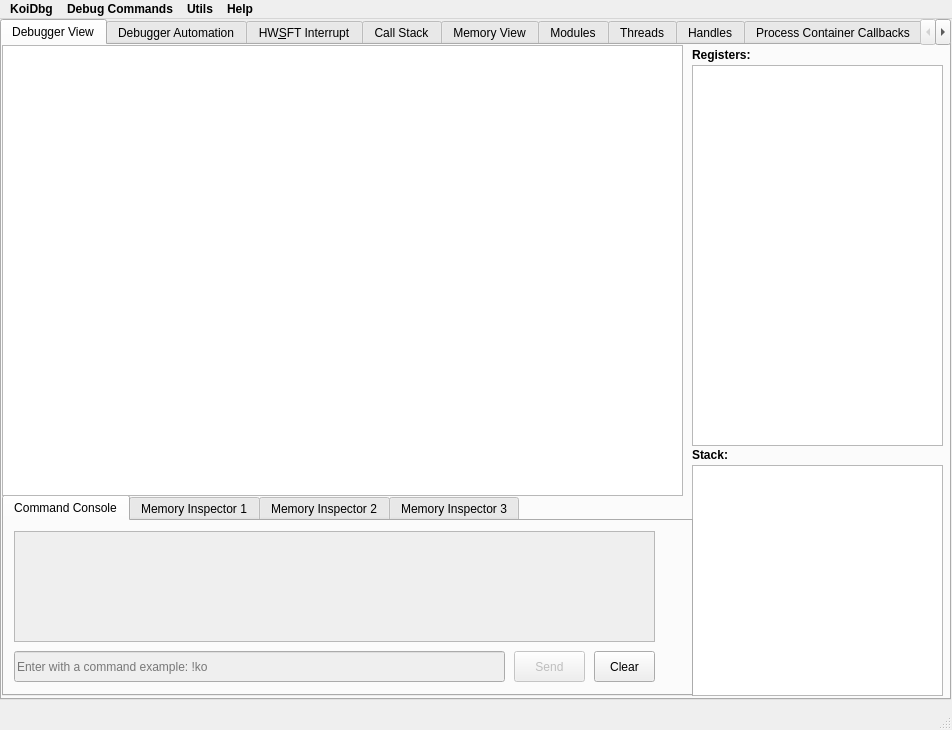
<?xml version="1.0" encoding="UTF-8"?>
<ui version="4.0">
 <class>MainDebuggerWindow</class>
 <widget class="QMainWindow" name="MainDebuggerWindow">
  <property name="geometry">
   <rect>
    <x>0</x>
    <y>0</y>
    <width>952</width>
    <height>730</height>
   </rect>
  </property>
  <property name="windowTitle">
   <string>KoiDbg - Windows ARM64 Reverse Engineering Debugger</string>
  </property>
  <widget class="QWidget" name="centralwidget">
   <widget class="QTabWidget" name="tabWidget">
    <property name="enabled">
     <bool>true</bool>
    </property>
    <property name="geometry">
     <rect>
      <x>0</x>
      <y>0</y>
      <width>951</width>
      <height>681</height>
     </rect>
    </property>
    <property name="currentIndex">
     <number>0</number>
    </property>
    <widget class="QWidget" name="tab">
     <attribute name="title">
      <string>Debugger View</string>
     </attribute>
     <widget class="QListView" name="lstRegisters">
      <property name="geometry">
       <rect>
        <x>690</x>
        <y>20</y>
        <width>251</width>
        <height>381</height>
       </rect>
      </property>
      <property name="font">
       <font>
        <bold>true</bold>
       </font>
      </property>
     </widget>
     <widget class="QLabel" name="label">
      <property name="geometry">
       <rect>
        <x>690</x>
        <y>0</y>
        <width>63</width>
        <height>20</height>
       </rect>
      </property>
      <property name="font">
       <font>
        <bold>true</bold>
       </font>
      </property>
      <property name="text">
       <string>Registers:</string>
      </property>
     </widget>
     <widget class="QLabel" name="label_2">
      <property name="geometry">
       <rect>
        <x>690</x>
        <y>400</y>
        <width>63</width>
        <height>20</height>
       </rect>
      </property>
      <property name="font">
       <font>
        <bold>true</bold>
       </font>
      </property>
      <property name="text">
       <string>Stack:</string>
      </property>
     </widget>
     <widget class="QListView" name="lstStack">
      <property name="geometry">
       <rect>
        <x>690</x>
        <y>420</y>
        <width>251</width>
        <height>231</height>
       </rect>
      </property>
      <property name="font">
       <font>
        <fontweight>DemiBold</fontweight>
       </font>
      </property>
     </widget>
     <widget class="QTabWidget" name="tabWidget_2">
      <property name="geometry">
       <rect>
        <x>0</x>
        <y>450</y>
        <width>691</width>
        <height>201</height>
       </rect>
      </property>
      <property name="currentIndex">
       <number>0</number>
      </property>
      <widget class="QWidget" name="tab_15">
       <attribute name="title">
        <string>Command Console</string>
       </attribute>
       <widget class="QTextEdit" name="outCommandConsole">
        <property name="enabled">
         <bool>false</bool>
        </property>
        <property name="geometry">
         <rect>
          <x>10</x>
          <y>10</y>
          <width>641</width>
          <height>111</height>
         </rect>
        </property>
        <property name="readOnly">
         <bool>true</bool>
        </property>
       </widget>
       <widget class="QLineEdit" name="lnCommand">
        <property name="enabled">
         <bool>false</bool>
        </property>
        <property name="geometry">
         <rect>
          <x>10</x>
          <y>130</y>
          <width>491</width>
          <height>31</height>
         </rect>
        </property>
        <property name="placeholderText">
         <string>Enter with a command example: !ko</string>
        </property>
       </widget>
       <widget class="QPushButton" name="btnSendCommand">
        <property name="enabled">
         <bool>false</bool>
        </property>
        <property name="geometry">
         <rect>
          <x>510</x>
          <y>130</y>
          <width>71</width>
          <height>31</height>
         </rect>
        </property>
        <property name="text">
         <string>Send</string>
        </property>
       </widget>
       <widget class="QPushButton" name="btnClear">
        <property name="geometry">
         <rect>
          <x>590</x>
          <y>130</y>
          <width>61</width>
          <height>31</height>
         </rect>
        </property>
        <property name="text">
         <string>Clear</string>
        </property>
       </widget>
      </widget>
      <widget class="QWidget" name="tab_9">
       <attribute name="title">
        <string>Memory Inspector 1</string>
       </attribute>
       <widget class="QHexView" name="memoryInspectorOne">
        <property name="geometry">
         <rect>
          <x>0</x>
          <y>0</y>
          <width>681</width>
          <height>161</height>
         </rect>
        </property>
       </widget>
      </widget>
      <widget class="QWidget" name="tab_10">
       <attribute name="title">
        <string>Memory Inspector 2</string>
       </attribute>
       <widget class="QHexView" name="memoryInspectorTwo">
        <property name="geometry">
         <rect>
          <x>0</x>
          <y>0</y>
          <width>681</width>
          <height>161</height>
         </rect>
        </property>
       </widget>
      </widget>
      <widget class="QWidget" name="tab_11">
       <attribute name="title">
        <string>Memory Inspector 3</string>
       </attribute>
       <widget class="QHexView" name="memoryInspectorThree">
        <property name="geometry">
         <rect>
          <x>0</x>
          <y>0</y>
          <width>681</width>
          <height>161</height>
         </rect>
        </property>
       </widget>
      </widget>
     </widget>
     <widget class="HarukaDisasmView" name="tblDisasmVw">
      <property name="geometry">
       <rect>
        <x>0</x>
        <y>0</y>
        <width>681</width>
        <height>451</height>
       </rect>
      </property>
     </widget>
    </widget>
    <widget class="QWidget" name="tab_14">
     <attribute name="title">
      <string>Debugger Automation</string>
     </attribute>
     <widget class="QLabel" name="label_10">
      <property name="geometry">
       <rect>
        <x>160</x>
        <y>140</y>
        <width>691</width>
        <height>321</height>
       </rect>
      </property>
      <property name="text">
       <string>&lt;html&gt;&lt;head/&gt;&lt;body&gt;&lt;p&gt;To automate KoiDbg, you have a few options:&lt;br/&gt;&lt;/p&gt;&lt;p&gt;1 - Use VS Code to write scripts and control the debugger using the Lua language.&lt;/p&gt;&lt;p&gt;2 - Use it with IDA Pro, Binary Ninja, Ghidra, and Cutter.&lt;/p&gt;&lt;p&gt;3 - Use the KoiDbg Cores Automation Guide to integrate it as a standalone library and operate without a GUI.&lt;/p&gt;&lt;p&gt;4 - Perform remote debugging with KoiDbg via a network socket(Windows ARM-IOT or lower-end-devices).&lt;br/&gt;&lt;/p&gt;&lt;p&gt;&lt;span style=&quot; font-size:10pt; font-weight:700;&quot;&gt;This feature is not available in this version of KoiDbg (KoiDbg-Alpha-MVP).&lt;/span&gt;&lt;/p&gt;&lt;/body&gt;&lt;/html&gt;</string>
      </property>
     </widget>
    </widget>
    <widget class="QWidget" name="tab_7">
     <attribute name="title">
      <string>HW&amp;SFT Interrupt</string>
     </attribute>
     <widget class="QLabel" name="label_9">
      <property name="geometry">
       <rect>
        <x>0</x>
        <y>10</y>
        <width>291</width>
        <height>20</height>
       </rect>
      </property>
      <property name="font">
       <font>
        <bold>true</bold>
       </font>
      </property>
      <property name="text">
       <string>Software and Hardware Interrupting List:</string>
      </property>
     </widget>
     <widget class="QTableView" name="tblInterrupts">
      <property name="geometry">
       <rect>
        <x>0</x>
        <y>40</y>
        <width>931</width>
        <height>571</height>
       </rect>
      </property>
     </widget>
    </widget>
    <widget class="QWidget" name="tab_8">
     <attribute name="title">
      <string>Call Stack</string>
     </attribute>
     <widget class="QLabel" name="label_6">
      <property name="geometry">
       <rect>
        <x>0</x>
        <y>10</y>
        <width>511</width>
        <height>21</height>
       </rect>
      </property>
      <property name="font">
       <font>
        <bold>true</bold>
       </font>
      </property>
      <property name="text">
       <string>Most Important Stack Tracing for the current program Context:</string>
      </property>
     </widget>
     <widget class="QListView" name="lstCallStack">
      <property name="geometry">
       <rect>
        <x>0</x>
        <y>40</y>
        <width>931</width>
        <height>571</height>
       </rect>
      </property>
     </widget>
    </widget>
    <widget class="QWidget" name="tab_2">
     <attribute name="title">
      <string>Memory View</string>
     </attribute>
     <widget class="QLabel" name="label_7">
      <property name="geometry">
       <rect>
        <x>0</x>
        <y>10</y>
        <width>381</width>
        <height>20</height>
       </rect>
      </property>
      <property name="font">
       <font>
        <bold>true</bold>
       </font>
      </property>
      <property name="text">
       <string>Complete debugee program memory layout:</string>
      </property>
     </widget>
     <widget class="QTableView" name="tblMemoryView">
      <property name="geometry">
       <rect>
        <x>0</x>
        <y>40</y>
        <width>931</width>
        <height>571</height>
       </rect>
      </property>
     </widget>
    </widget>
    <widget class="QWidget" name="tab_3">
     <attribute name="title">
      <string>Modules</string>
     </attribute>
     <widget class="QListView" name="lstModules">
      <property name="geometry">
       <rect>
        <x>0</x>
        <y>40</y>
        <width>931</width>
        <height>271</height>
       </rect>
      </property>
     </widget>
     <widget class="QLabel" name="label_4">
      <property name="geometry">
       <rect>
        <x>0</x>
        <y>10</y>
        <width>301</width>
        <height>20</height>
       </rect>
      </property>
      <property name="font">
       <font>
        <bold>true</bold>
       </font>
      </property>
      <property name="text">
       <string>All Modules for the debuggee process:</string>
      </property>
     </widget>
     <widget class="QLabel" name="label_5">
      <property name="geometry">
       <rect>
        <x>0</x>
        <y>320</y>
        <width>361</width>
        <height>20</height>
       </rect>
      </property>
      <property name="font">
       <font>
        <bold>true</bold>
       </font>
      </property>
      <property name="text">
       <string>All past-loaded Modules for the debugee process:</string>
      </property>
     </widget>
     <widget class="QListView" name="lstUnloadedModules">
      <property name="geometry">
       <rect>
        <x>0</x>
        <y>350</y>
        <width>931</width>
        <height>261</height>
       </rect>
      </property>
     </widget>
    </widget>
    <widget class="QWidget" name="tab_4">
     <attribute name="title">
      <string>Threads</string>
     </attribute>
     <widget class="QLabel" name="label_3">
      <property name="geometry">
       <rect>
        <x>0</x>
        <y>10</y>
        <width>281</width>
        <height>20</height>
       </rect>
      </property>
      <property name="font">
       <font>
        <bold>true</bold>
       </font>
      </property>
      <property name="text">
       <string>All Threads for the debuggee process:</string>
      </property>
     </widget>
     <widget class="QListView" name="lstThreads">
      <property name="geometry">
       <rect>
        <x>0</x>
        <y>50</y>
        <width>931</width>
        <height>561</height>
       </rect>
      </property>
     </widget>
    </widget>
    <widget class="QWidget" name="tab_5">
     <attribute name="title">
      <string>Handles</string>
     </attribute>
     <widget class="QLabel" name="label_8">
      <property name="geometry">
       <rect>
        <x>0</x>
        <y>10</y>
        <width>361</width>
        <height>20</height>
       </rect>
      </property>
      <property name="font">
       <font>
        <bold>true</bold>
       </font>
      </property>
      <property name="text">
       <string>Completely Handle table for the debuggee process:</string>
      </property>
     </widget>
     <widget class="QTableView" name="tblHandles">
      <property name="geometry">
       <rect>
        <x>0</x>
        <y>40</y>
        <width>931</width>
        <height>561</height>
       </rect>
      </property>
     </widget>
    </widget>
    <widget class="QWidget" name="tab_13">
     <attribute name="title">
      <string>Process Container Callbacks</string>
     </attribute>
     <widget class="QListView" name="lstRegisteredVehs">
      <property name="geometry">
       <rect>
        <x>0</x>
        <y>490</y>
        <width>931</width>
        <height>151</height>
       </rect>
      </property>
     </widget>
     <widget class="QLabel" name="label_11">
      <property name="geometry">
       <rect>
        <x>0</x>
        <y>460</y>
        <width>181</width>
        <height>20</height>
       </rect>
      </property>
      <property name="font">
       <font>
        <bold>true</bold>
       </font>
      </property>
      <property name="text">
       <string>Process registered VEHs:</string>
      </property>
     </widget>
     <widget class="QLabel" name="label_12">
      <property name="geometry">
       <rect>
        <x>0</x>
        <y>10</y>
        <width>181</width>
        <height>20</height>
       </rect>
      </property>
      <property name="font">
       <font>
        <bold>true</bold>
       </font>
      </property>
      <property name="text">
       <string>Process Callbacks:</string>
      </property>
     </widget>
     <widget class="QListView" name="lstProcessCallbacks">
      <property name="geometry">
       <rect>
        <x>0</x>
        <y>40</y>
        <width>931</width>
        <height>411</height>
       </rect>
      </property>
     </widget>
    </widget>
    <widget class="QWidget" name="tab_6">
     <attribute name="title">
      <string>Pdb Inpector</string>
     </attribute>
     <widget class="QPushButton" name="btnOpenPdb">
      <property name="geometry">
       <rect>
        <x>10</x>
        <y>10</y>
        <width>151</width>
        <height>41</height>
       </rect>
      </property>
      <property name="text">
       <string>Load PDB</string>
      </property>
     </widget>
     <widget class="QTableView" name="tblPdbFunctions">
      <property name="geometry">
       <rect>
        <x>0</x>
        <y>70</y>
        <width>931</width>
        <height>561</height>
       </rect>
      </property>
     </widget>
     <widget class="QLabel" name="lblPdbInspectorMetrics">
      <property name="geometry">
       <rect>
        <x>730</x>
        <y>20</y>
        <width>211</width>
        <height>20</height>
       </rect>
      </property>
      <property name="text">
       <string/>
      </property>
     </widget>
     <widget class="QPushButton" name="btnClearPdb">
      <property name="geometry">
       <rect>
        <x>180</x>
        <y>10</y>
        <width>151</width>
        <height>41</height>
       </rect>
      </property>
      <property name="text">
       <string>Clear Info</string>
      </property>
     </widget>
    </widget>
    <widget class="QWidget" name="tab_16">
     <attribute name="title">
      <string>Decompiler</string>
     </attribute>
     <widget class="QTextEdit" name="txtDecompiler">
      <property name="enabled">
       <bool>false</bool>
      </property>
      <property name="geometry">
       <rect>
        <x>0</x>
        <y>0</y>
        <width>941</width>
        <height>641</height>
       </rect>
      </property>
     </widget>
    </widget>
   </widget>
  </widget>
  <widget class="QMenuBar" name="menubar">
   <property name="geometry">
    <rect>
     <x>0</x>
     <y>0</y>
     <width>952</width>
     <height>22</height>
    </rect>
   </property>
   <property name="font">
    <font>
     <bold>true</bold>
    </font>
   </property>
   <widget class="QMenu" name="menuHarukaMirai_Debugger">
    <property name="font">
     <font>
      <bold>false</bold>
     </font>
    </property>
    <property name="title">
     <string>KoiDbg</string>
    </property>
    <addaction name="btnOpenExecutable"/>
    <addaction name="btnAttachProcessContainer"/>
    <addaction name="separator"/>
    <addaction name="btnExit"/>
   </widget>
   <widget class="QMenu" name="menuUtils">
    <property name="title">
     <string>Utils</string>
    </property>
    <addaction name="btnMemoryPatchs"/>
    <addaction name="btnExportPatchs"/>
    <addaction name="btnImportPatchs"/>
    <addaction name="btnProcessorFeatures"/>
    <addaction name="btnColorMode"/>
   </widget>
   <widget class="QMenu" name="menuAbout">
    <property name="title">
     <string>Help</string>
    </property>
    <addaction name="btnAbout"/>
   </widget>
   <widget class="QMenu" name="menuDebugCommands">
    <property name="title">
     <string>Debug Commands</string>
    </property>
    <addaction name="btnRun"/>
    <addaction name="btnStepIn"/>
    <addaction name="btnStepOut"/>
    <addaction name="btnStepOver"/>
    <addaction name="btnStop"/>
   </widget>
   <addaction name="menuHarukaMirai_Debugger"/>
   <addaction name="menuDebugCommands"/>
   <addaction name="menuUtils"/>
   <addaction name="menuAbout"/>
  </widget>
  <widget class="QStatusBar" name="statusbar"/>
  <action name="btnOpenExecutable">
   <property name="text">
    <string>Open Executable</string>
   </property>
   <property name="font">
    <font/>
   </property>
  </action>
  <action name="btnAttachProcessContainer">
   <property name="enabled">
    <bool>false</bool>
   </property>
   <property name="text">
    <string>Attach Process Container</string>
   </property>
  </action>
  <action name="btnDebugDynamicLibrary">
   <property name="enabled">
    <bool>false</bool>
   </property>
   <property name="text">
    <string>Debug a Dynamic Link Library</string>
   </property>
  </action>
  <action name="btnExit">
   <property name="text">
    <string>Exit</string>
   </property>
  </action>
  <action name="btnMemoryPatchs">
   <property name="text">
    <string>Memory Patchs</string>
   </property>
  </action>
  <action name="btnExportPatchs">
   <property name="text">
    <string>Export Patchs</string>
   </property>
  </action>
  <action name="btnImportPatchs">
   <property name="text">
    <string>Import Patchs</string>
   </property>
  </action>
  <action name="btnAbout">
   <property name="text">
    <string>About</string>
   </property>
  </action>
  <action name="btnRun">
   <property name="text">
    <string>Run</string>
   </property>
  </action>
  <action name="btnStepIn">
   <property name="text">
    <string>Step Inside</string>
   </property>
  </action>
  <action name="btnStepOut">
   <property name="text">
    <string>Step Out</string>
   </property>
  </action>
  <action name="btnStepOver">
   <property name="text">
    <string>Step Over</string>
   </property>
  </action>
  <action name="btnStop">
   <property name="text">
    <string>Stop</string>
   </property>
  </action>
  <action name="btnColorMode">
   <property name="text">
    <string>Dark Mode</string>
   </property>
  </action>
  <action name="btnProcessorFeatures">
   <property name="text">
    <string>ARM Processor Features</string>
   </property>
  </action>
 </widget>
 <customwidgets>
  <customwidget>
   <class>HarukaDisasmView</class>
   <extends>QTableView</extends>
   <header>debuggerwidgets\custom\disasmview\harukadisasmview.hh</header>
  </customwidget>
  <customwidget>
   <class>QHexView</class>
   <extends>QListWidget</extends>
   <header>debuggerwidgets\custom\qhexview\QHexView.hh</header>
  </customwidget>
 </customwidgets>
 <resources/>
 <connections/>
</ui>
